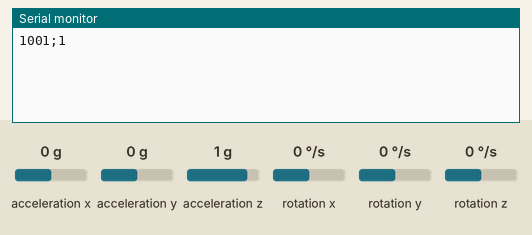
Recording of a sketch running on a simulated Arduino Uno, built with avr-gcc and run on an emulated ATmega328P. On the bench: the last lines printed to the serial monitor. Wiring (inferred from the names in the program): MPU-6050 motion sensor at I2C address 0x68. The inputs (shaded band) are chosen by the test bench; at power-on: acceleration x 0 g, acceleration y 0 g, acceleration z 1 g, rotation x 0 °/s, rotation y 0 °/s, rotation z 0 °/s.

Above: at 2.8 s.
2.9 s: acceleration x set to -1.4 g
At 3.8 s:
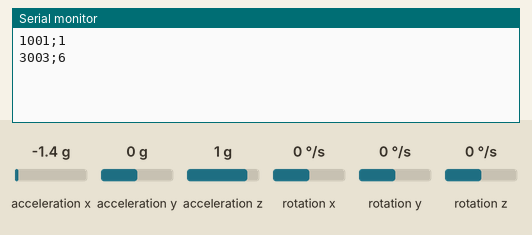
4.4 s: acceleration y set to -1.4 g
At 5.4 s:
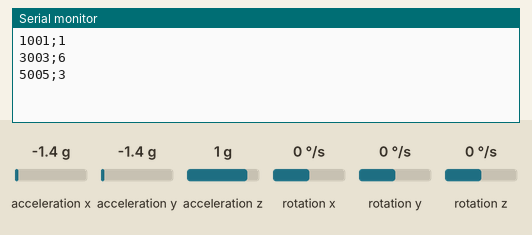
5.9 s: acceleration z set to -1.4 g
At 7.4 s:
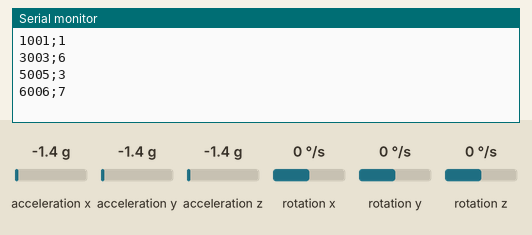
Timing chart, 0 to 8.9 s (numbered marks = the images above; inputs shaded):
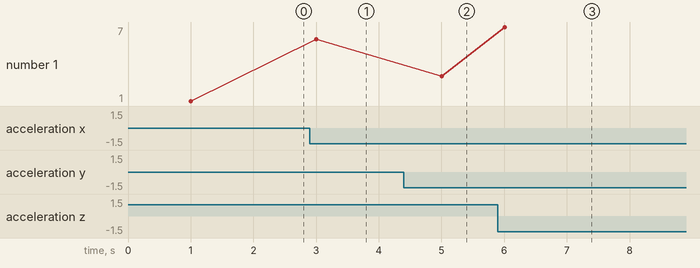

Measured:
- after the input at 2.9 s, the serial monitor: prints a new line after 0.11 s (image 1)
- after the input at 4.4 s, the serial monitor: prints a new line after 0.61 s (image 2)
- after the input at 5.9 s, the serial monitor: prints a new line after 0.11 s (image 3)
- plotted number 1: 1 → 6 after the input at 2.9 s, 6 → 3 after the input at 4.4 s, 3 → 7 after the input at 5.9 s

The sketch:

timeflip_term.ino
```cpp
//#include <EEPROM.h>
#include <Wire.h>
const int MPU_addr=0x68;  // I2C address of the MPU-6050
uint32_t myTimer=0;
int last_state = 0;
int16_t  Accel[3];

void setup(){
  Wire.begin();
  Wire.beginTransmission(MPU_addr);
  Wire.write(0x6B);  // PWR_MGMT_1 register
  Wire.write(0);     // set to zero (wakes up the MPU-6050)
  Wire.endTransmission(true);
  Serial.begin(9600);
}

void report(uint32_t m_current)
{
  Serial.print(m_current);
  Serial.print(';');
  Serial.print(get_state());
  Serial.print('\n');
}

int get_state()
{
  //init
  int16_t states[12][3];
  states[0][0]=432;
  states[0][1]=-16256;
  states[0][2]=2872;
  states[1][0]=-1072;
  states[1][1]=-7280;
  states[1][2]=17660;
  states[2][0]=14156;
  states[2][1]=-6884;
  states[2][2]=8548;
  states[3][0]=9960;
  states[3][1]=-6796;
  states[3][2]=-8440;
  states[4][0]=-6936;
  states[4][1]=-7124;
  states[4][2]=-10164;
  states[5][0]=-13952;
  states[5][1]=-7844;
  states[5][2]=5968;
  states[6][0]=-9564;
  states[6][1]=6948;
  states[6][2]=14496;
  states[7][0]=1772;
  states[7][1]=7648;
  states[7][2]=-11796;
  states[8][0]=-13380;
  states[8][1]=7292;
  states[8][2]=-3068;
  states[9][0]=756;
  states[9][1]=16556;
  states[9][2]=3128;
  states[10][0]=7896;
  states[10][1]=7156;
  states[10][2]=15896;
  states[11][0]=14668;
  states[11][1]=7336;
  states[11][2]=-40;

  //compare
  int min_sum = 65000;
  int min_diff = 0;
  unsigned int cur_diff = 0;
  unsigned int addiction = 0;
  for (int i=0;i<12;i++)
  {
   cur_diff = 0;
   for (int j=0;j<3;j++) cur_diff = cur_diff + abs(states[i][j]-Accel[j]);
   if (cur_diff<min_sum) {min_diff = i;min_sum=cur_diff;}
  }
  //Serial.print("min_diff ");Serial.print(min_diff);Serial.print("\n"); //READ STATES
  return min_diff;
}

void get_acc()
{
  Wire.beginTransmission(MPU_addr);
  Wire.write(0x3B);  // starting with register 0x3B (ACCEL_XOUT_H)
  Wire.endTransmission(false);
  Wire.requestFrom(MPU_addr,14,true);  // request a total of 14 registers
  Accel[0]=Wire.read()<<8|Wire.read();  // 0x3B (ACCEL_XOUT_H) & 0x3C (ACCEL_XOUT_L)
  Accel[1]=Wire.read()<<8|Wire.read();  // 0x3D (ACCEL_YOUT_H) & 0x3E (ACCEL_YOUT_L)
  Accel[2]=Wire.read()<<8|Wire.read();  // 0x3F (ACCEL_ZOUT_H) & 0x40 (ACCEL_ZOUT_L)
}

void loop(){
    uint32_t m_current = millis();
    if ( m_current - myTimer > 1000 )
    {
      get_acc();
      int cur_state = get_state();
      if (last_state!=cur_state)
      {
        last_state=cur_state;
        report(m_current);
      }
      myTimer = m_current;
    }
}
```
